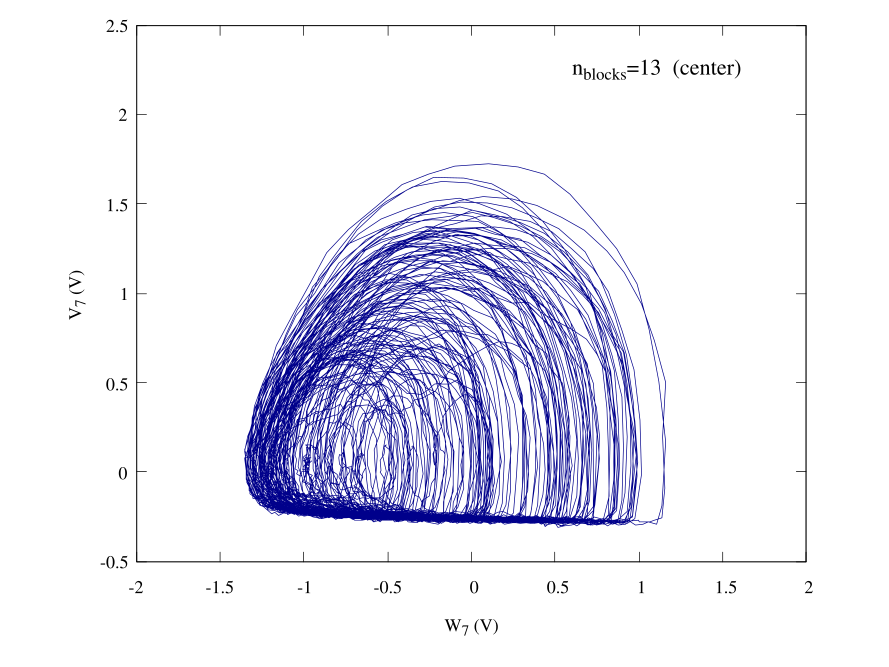

Recreate this plot in gnuplot.
set terminal qt persist
set termoption font "Times,10"
set border lw 0.5

set label at graph 0.65,0.925 "n_{blocks}=13  (center)" font ",12"
set xlabel "W_7 (V)"
set ylabel "V_7 (V)"
set size ratio 0.8
set xrange [-2:2]
set yrange [-0.5:2.5]
plot "13_blocks_middle_avg.dat" u ($3*10):($2*10) every ::0::10000 w l notitle lc "dark-blue" lw 0.5
